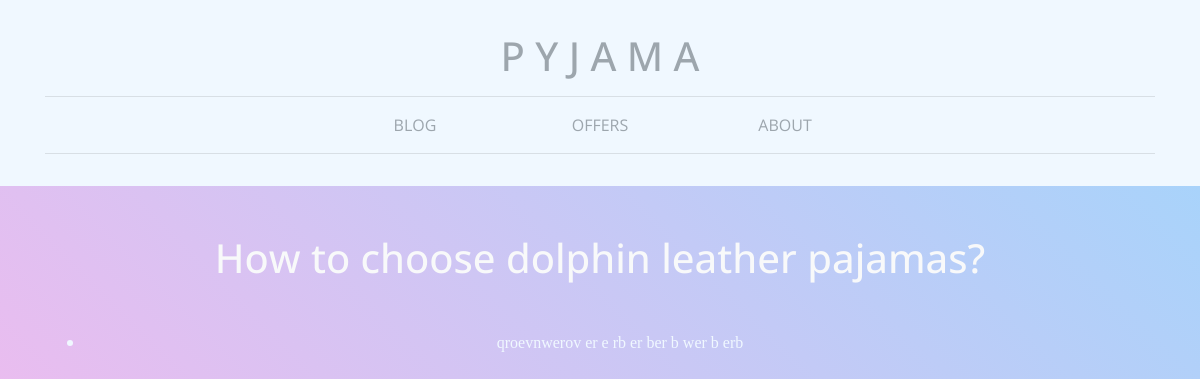
The app's page /post/2/ with its own data.
### website/models.py (models this page shows, shortened)
class Post(models.Model):
    author = models.ForeignKey(settings.AUTH_USER_MODEL, on_delete=models.CASCADE)
    title = models.CharField(max_length=200)
    text = models.TextField()
    created_date = models.DateTimeField(default=timezone.now)

### website/views.py (the view)
# urls.py: path('post/', views.post),
def post(request, id):
    post = get_object_or_404(Post, pk=id)
    context = {"res": request, 'post': post}
    return render(request, "post.html", context)

### website/templates/post.html
{% extends 'theme.html' %}
{% load static %}
{% block content %}
<div class="container text-center mt-5" id="post">
  <h1 class="mt-5 mb-5 text-light">{{post.title}}</h1>
  {{post.text|safe}}
</div>
{% endblock %}

### website/static/website/css/style.css (style rules this page uses)
body { font-family: 'Open Sans', sans-serif; height: 100%; min-height: 100vh; background-color: #fdb6ec; background: linear-gradient(45deg, #fdb6ec, #a0d6fc); }
#post { color: aliceblue; }

### records on screen
Post: title "How to choose dolphin leather pajamas?", text "qroevnwerov er e rb er ber b wer b erb"
